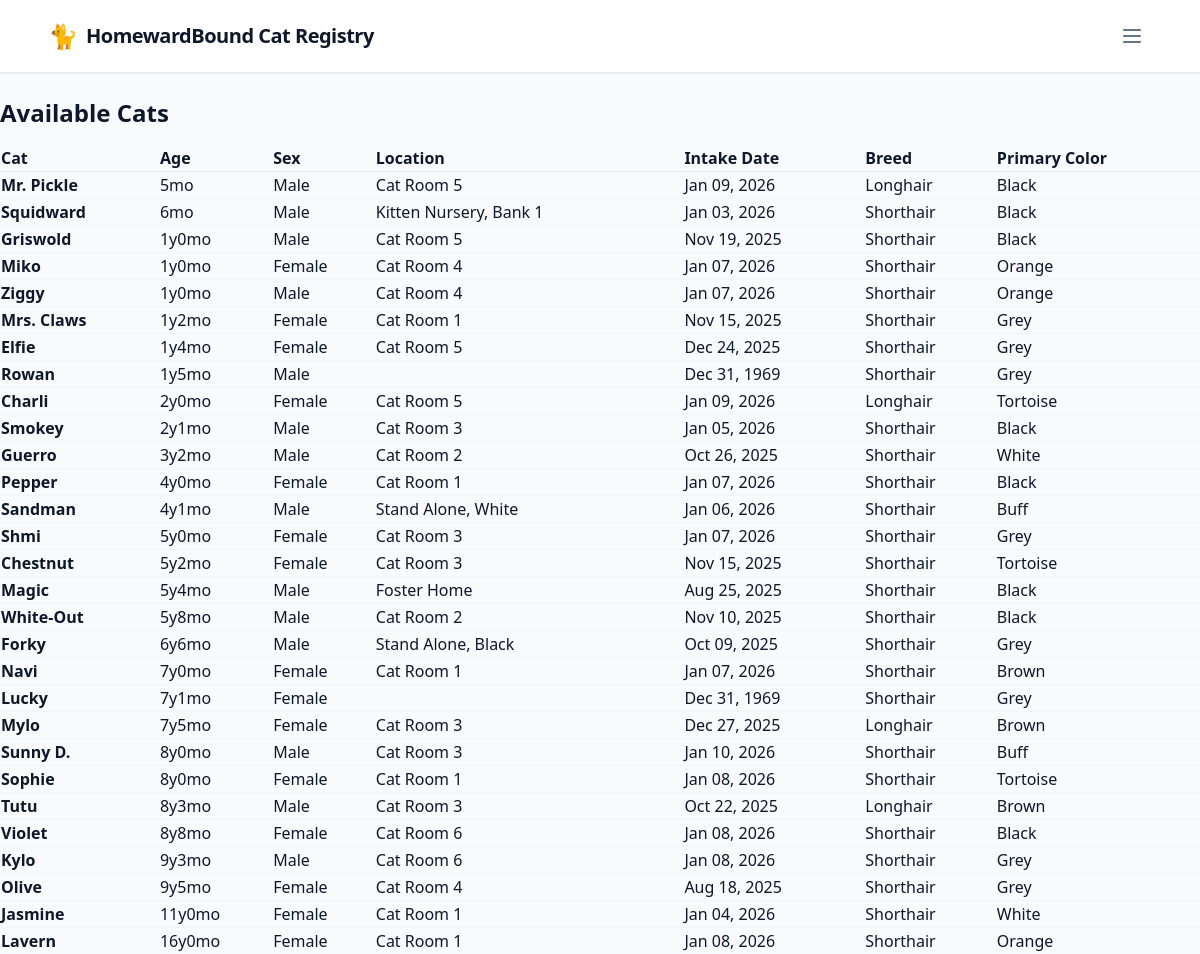
/report/, run on an earlier commit of the app's database.
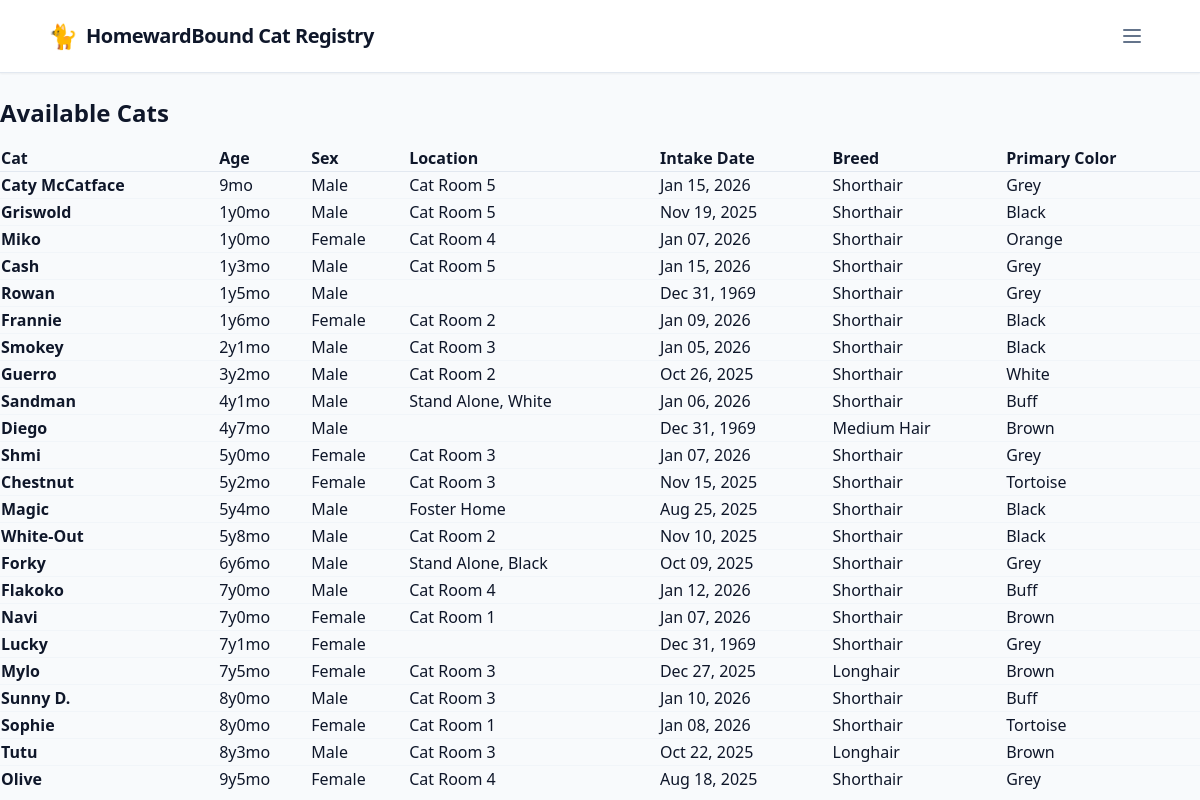
And on a later commit of the database.
### cats/models.py (models this page shows)
class Cat(models.Model):
    image_cy = models.CharField(max_length=20, primary_key=True)
    name = models.CharField(max_length=100)
    sex = models.CharField(max_length=10, default="Unknown")
    birthday = models.DateField(null=True, blank=True, default=timezone.now)
    breed = models.CharField(max_length=25, default="Unknown")
    primary_color = models.CharField(max_length=25, default="Unknown")
    intake_date = models.DateField(null=True, blank=True, default=timezone.now)
    location = models.CharField(max_length=25, default="Unknown")
    image_url = models.URLField()
    image = models.ImageField(upload_to='cats/', null=True, blank=True)
    first_seen = models.DateTimeField()
    last_seen = models.DateTimeField()
    last_updated = models.DateTimeField(auto_now=True)
    status = models.CharField(
        max_length=20,
        choices=CatStatus.choices,
        default=CatStatus.AVAILABLE,
    )
    objects = ItemQuerySet.as_manager()
    @property
    def age(self):
        if not self.birthday:
            return "Unknown"
        today = timezone.now().date()
        diff = today - cast(date, self.birthday)
        years = diff.days // 365
        months = (diff.days % 365) // 30
        if years < 1:
            return f"{months}mo"
        return f"{years}y{months}mo"
    @property
    def clean_breed(self):
        substring_to_remove = "Domestic "
        if self.breed:
            return self.breed.replace(substring_to_remove, "").strip()
        return self.breed

### cats/views.py (the view)
# urls.py: path("report/", views.report_view, name="report"),
def report_view(request):
    cats = Cat.objects.filter(
        Q(status=CatStatus.AVAILABLE) |
        Q(status=CatStatus.NEW)
        ).order_by("-birthday", "name")
    context = {
        "cats": cats,
    }
    return render(request, "cats/report.html", context)

### cats/templates/cats/report.html (shortened to what this page needs)
{% extends 'cats/base.html' %} {% load static %}
{% block content %}
<h1 class="text-2xl font-bold mb-4">Available Cats</h1>
<table class="w-full text-left border-collapse" id="report-table" media="all">
    <thead class="bg-slate-50 border-b border-slate-200">
        <tr>
            <th class="column-header">
                <a> Cat </a>
            </th>
            <th class="column-header">
                <a> Age </a>
            </th>
            <th class="column-header">
                <a> Sex </a>
            </th>
            <th class="column-header">
                <a> Location </a>
            </th>
            <th class="column-header">
                <a> Intake Date </a>
            </th>
            <th class="column-header">
                <a> Breed </a>
            </th>
            <th class="column-header">
                <a> Primary Color </a>
            </th>
        </tr>
    </thead>
    <tbody id="report-body" class="divide-y divide-slate-100">
        {% for cat in cats %}
        <tr>
            <td class="font-bold">
                {{ cat.name }}
            </td>
            <td>{{ cat.age }}</td>
            <td>{{ cat.sex }}</td>
            <td>
                {{ cat.location }}
            </td>
            <td>
                {{ cat.intake_date|date:"M d, Y" }}
            </td>
            <td >{{ cat.clean_breed }}</td>
            <td >{{ cat.primary_color }}</td>
        </tr>
        {% empty %}
        <tr>
            <td colspan="11" class="p-8 text-center text-slate-400">
                No cats found in this category.
            </td>
        </tr>
        {% endfor %}
    </tbody>
</table>
{% endblock %}

What changed in the data, as far as the page shows it:
no longer on this page (row edited): Cat: name "Mr. Pickle", age "5mo", sex "Male", location "Cat Room 5", intake_date "Jan 09, 2026", clean_breed "Longhair", primary_color "Black"
no longer on this page (row edited): Cat: name "Squidward", age "6mo", sex "Male", location "Kitten Nursery, Bank 1", intake_date "Jan 03, 2026", clean_breed "Shorthair", primary_color "Black"
no longer on this page (row edited): Cat: name "Ziggy", age "1y0mo", sex "Male", location "Cat Room 4", intake_date "Jan 07, 2026", clean_breed "Shorthair", primary_color "Orange"
no longer on this page (row edited): Cat: name "Mrs. Claws", age "1y2mo", sex "Female", location "Cat Room 1", intake_date "Nov 15, 2025", clean_breed "Shorthair", primary_color "Grey"
no longer on this page (row edited): Cat: name "Elfie", age "1y4mo", sex "Female", location "Cat Room 5", intake_date "Dec 24, 2025", clean_breed "Shorthair", primary_color "Grey"
no longer on this page (row edited): Cat: name "Charli", age "2y0mo", sex "Female", location "Cat Room 5", intake_date "Jan 09, 2026", clean_breed "Longhair", primary_color "Tortoise"
no longer on this page (row edited): Cat: name "Pepper", age "4y0mo", sex "Female", location "Cat Room 1", intake_date "Jan 07, 2026", clean_breed "Shorthair", primary_color "Black"
no longer on this page (row edited): Cat: name "Violet", age "8y8mo", sex "Female", location "Cat Room 6", intake_date "Jan 08, 2026", clean_breed "Shorthair", primary_color "Black"
no longer on this page (row edited): Cat: name "Kylo", age "9y3mo", sex "Male", location "Cat Room 6", intake_date "Jan 08, 2026", clean_breed "Shorthair", primary_color "Grey"
no longer on this page (row edited): Cat: name "Jasmine", age "11y0mo", sex "Female", location "Cat Room 1", intake_date "Jan 04, 2026", clean_breed "Shorthair", primary_color "White"
no longer on this page (row edited): Cat: name "Lavern", age "16y0mo", sex "Female", location "Cat Room 1", intake_date "Jan 08, 2026", clean_breed "Shorthair", primary_color "Orange"
added Cat: name "Caty McCatface", age "9mo", sex "Male", location "Cat Room 5", intake_date "Jan 15, 2026", clean_breed "Shorthair", primary_color "Grey"
added Cat: name "Cash", age "1y3mo", sex "Male", location "Cat Room 5", intake_date "Jan 15, 2026", clean_breed "Shorthair", primary_color "Grey"
added Cat: name "Frannie", age "1y6mo", sex "Female", location "Cat Room 2", intake_date "Jan 09, 2026", clean_breed "Shorthair", primary_color "Black"
now on this page (row edited): Cat: name "Diego", age "4y7mo", sex "Male", intake_date "Dec 31, 1969", clean_breed "Medium Hair", primary_color "Brown"
added Cat: name "Flakoko", age "7y0mo", sex "Male", location "Cat Room 4", intake_date "Jan 12, 2026", clean_breed "Shorthair", primary_color "Buff"
